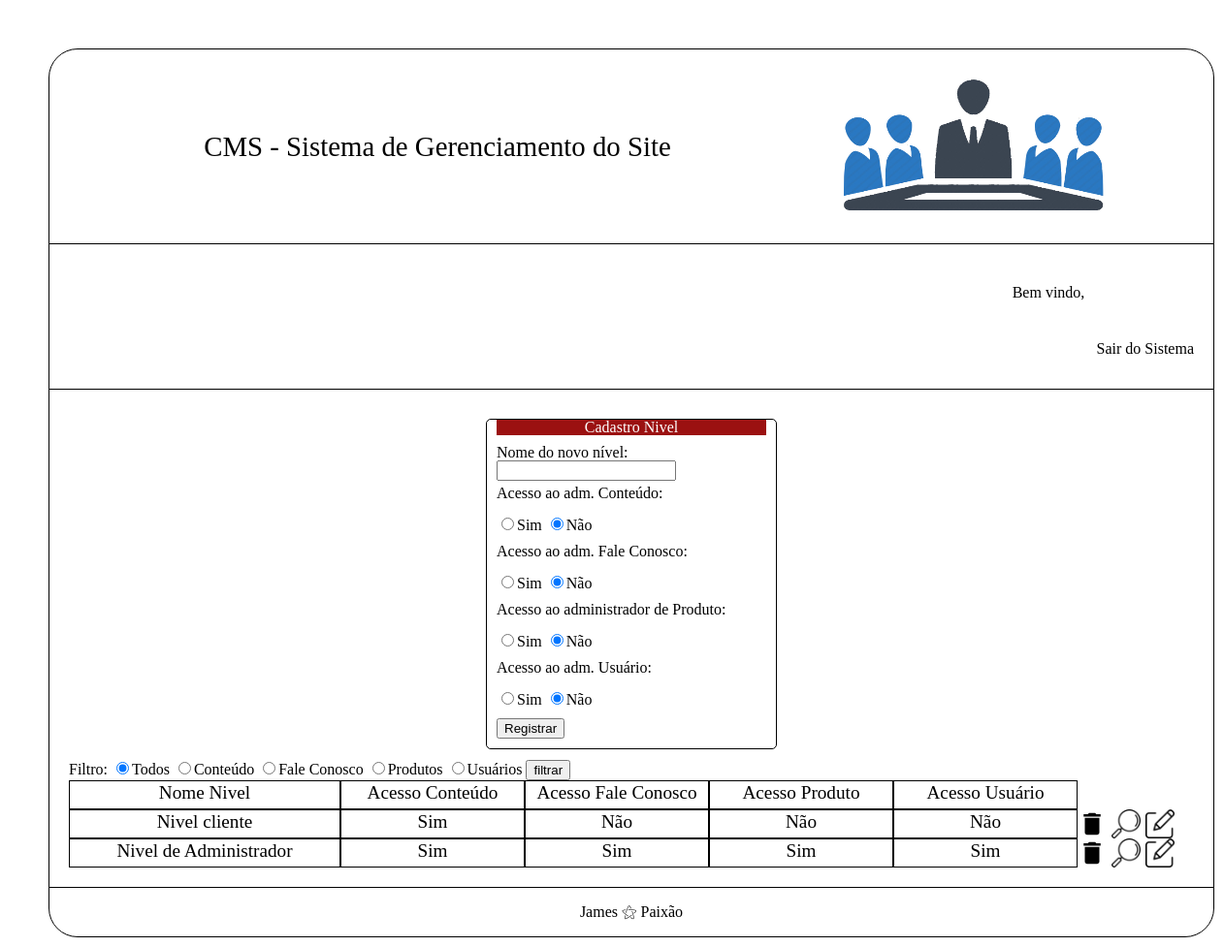
/cms/pagina_niveis_acesso.php, run on the app's committed database.
### tables this page shows
create table tblNivelAcesso (
	idNivelAcesso int(11) not null auto_increment primary key,
    nomeNivel varchar(200) not null,
    acessoConteudo boolean not null,
    acessoFaleConosco boolean not null,
    acessoProduto boolean not null,
    acessoUsuarios boolean not null
);

### cms/pagina_niveis_acesso.php (the view, shortened to what this page needs)
<?php
    $conexao = conexaoMysql();
    $dominio= $_SERVER['HTTP_HOST'];
    $url = "http://" . $dominio. $_SERVER['REQUEST_URI'];
    if(isset($_POST['botao_filtrar'])){
        if($_GET['modo']){
            if($_GET['modo'] == 'filtrar'){
                $filtro = $_POST['input_filter'];
                switch($filtro){
                    case "c":
                        $sqlQuerySelectNiveis = "select tblNivelAcesso.*
                            from tblNivelAcesso
                            where tblNivelAcesso.acessoConteudo = 1
                            order by tblNivelAcesso.nomeNivel";
                    break;
                    case "f":
                        $sqlQuerySelectNiveis = "select tblNivelAcesso.*
                            from tblNivelAcesso
                            where tblNivelAcesso.acessoFaleConosco = 1
                            order by tblNivelAcesso.nomeNivel";
                    break;
                    case "p":
                        $sqlQuerySelectNiveis = "select tblNivelAcesso.*
                            from tblNivelAcesso
                            where tblNivelAcesso.acessoProduto = 1
                            order by tblNivelAcesso.nomeNivel";
                    break;
                    case "u":
                        $sqlQuerySelectNiveis = "select tblNivelAcesso.*
                            from tblNivelAcesso
                            where tblNivelAcesso.acessoUsuarios = 1
                            order by tblNivelAcesso.nomeNivel";
                    break;
                    default:
                        $sqlQuerySelectNiveis = "select * from tblNivelAcesso
                        order by tblNivelAcesso.nomeNivel";
                    break;
                }
            }
        }
    }
    else{
        $sqlQuerySelectNiveis = "select * from tblNivelAcesso order by tblNivelAcesso.nomeNivel";
    }
    $querySelectNiveis = mysqli_query($conexao, $sqlQuerySelectNiveis);
    $action = "modulos/inserir_nivel_acesso.php?modo=inserir&url=" .$url;
    $nomeNivel = null;
    $acessoConteudo = null;
    $acessoFaleConosco = null;
    $acessoProdutos = null;
    $acessoUsuarios = null;
?>
<!DOCTYPE html>
<html lang="pt-br">
    <head>
        <?php
            require_once('modulos/imports.php');
        ?>
    </head>
    <body>
        <div id="div_cms">
            <?php
                require_once('modulos/menu.php');
            ?>
            <div id="div_submenus_cms">
                <form name="form_adm_nivel_acesso" action="<?=$action?>" method="post">
                    <div class="div_cadastro">
                        <div class="titulo_do_cadastro">Cadastro Nivel</div>
                        <div class="input_cadastro">
                            Nome do novo nível:
                            <input type="text" name="nome_nivel_input" required value="<?=$nomeNivel?>">
                        </div>
                        <div class="input_cadastro">
                            Acesso ao adm. Conteúdo:
                        </div>
                        <div class="input_cadastro">
                            <input type="radio" name="adm_conteudo_radio" value="1"
                                <?php
                                    if($acessoConteudo == '1'){
                                        echo("checked");
                                    }
                                ?>
                            >Sim
                            <input type="radio" name="adm_conteudo_radio" value="0"
                                <?php
                                    if($acessoConteudo != '1'){
                                        echo("checked");
                                    }
                                ?>
                            >Não
                        </div>
                        <div class="input_cadastro">
                            Acesso ao adm. Fale Conosco:
                        </div>
                        <div class="input_cadastro">
                            <input type="radio" name="adm_fale_conosco_radio" value="1"
                                <?php
                                    if($acessoFaleConosco == '1'){
                                        echo("checked");
                                    }
                                ?>
                            >Sim
                            <input type="radio" name="adm_fale_conosco_radio" value="0"
                                <?php
                                    if($acessoFaleConosco != '1'){
                                        echo("checked");
                                    }
                                ?>
                            >Não
                        </div>
                        <div class="input_cadastro">
                            Acesso ao administrador de Produto:
                        </div>
                        <div class="input_cadastro">
                            <input type="radio" name="adm_produto_radio" value="1"
                                <?php
                                    if($acessoProdutos == '1'){
                                        echo("checked");
                                    }
                                ?>
                            >Sim
                            <input type="radio" name="adm_produto_radio" value="0"
                                <?php
                                    if($acessoProdutos != '1'){
                                        echo("checked");
                                    }
                                ?>
                            >Não
                        </div>
                        <div class="input_cadastro">
                            Acesso ao adm. Usuário:
                        </div>
                        <div class="input_cadastro">
                            <input type="radio" name="adm_usuario_radio" value="1"
                                <?php
                                    if($acessoUsuarios == '1'){
                                        echo("checked");
                                    }
                                ?>
                            >Sim
                            <input type="radio" name="adm_usuario_radio" value="0"
                                <?php
                                    if($acessoUsuarios != '1'){
                                        echo("checked");
                                    }
                                ?>
                            >Não
                        </div>
                        <div class="botaoRegistrar">
                            <input type="submit" name="submit_cms" value="Registrar">
                        </div>
                    </div>
                </form>
                <form name="formAdmNiveisAcessoFiltro" action="pagina_niveis_acesso.php?modo=filtrar" method="post">
                    Filtro:
                    <input type="radio" name="input_filter" value="a" checked>Todos
                    <input type="radio" name="input_filter" value="c">Conteúdo
                    <input type="radio" name="input_filter" value="f">Fale Conosco
                    <input type="radio" name="input_filter" value="p">Produtos
                    <input type="radio" name="input_filter" value="u">Usuários
                    <input type="submit" value="filtrar" name="botao_filtrar">
                </form>
                <div class="div_comentarios">
                    <div class="nome_nivel">Nome Nivel</div>
                    <div class="nivel_permissao">Acesso Conteúdo</div>
                    <div class="nivel_permissao">Acesso Fale Conosco</div>
                    <div class="nivel_permissao">Acesso Produto</div>
                    <div class="nivel_permissao">Acesso Usuário</div>
                </div>
                <?php
                    while($rsSelect = mysqli_fetch_assoc($querySelectNiveis)){
                        ?>
                            <div class="div_comentarios">
                                <div class="nome_nivel"><?=$rsSelect['nomeNivel']?></div>
                                <div class="nivel_permissao">
                                    <?php
                                        if($rsSelect['acessoConteudo'] == 1){
                                            echo('Sim');
                                        }
                                        else{
                                            echo('Não');
                                        }
                                    ?>
                                </div>
                                <div class="nivel_permissao">
                                    <?php
                                        if($rsSelect['acessoFaleConosco'] == 1){
                                            echo('Sim');
                                        }
                                        else{
                                            echo('Não');
                                        }
                                    ?>
                                </div>
                                <div class="nivel_permissao">
                                    <?php
                                        if($rsSelect['acessoProduto'] == 1){
                                            echo('Sim');
                                        }
                                        else{
                                            echo('Não');
                                        }
                                    ?>
                                </div>
                                <div class="nivel_permissao">
                                    <?php
                                        if($rsSelect['acessoUsuarios'] == 1){
                                            echo('Sim');
                                        }
                                        else{
                                            echo('Não');
                                        }
                                    ?>
                                </div>
                                <a onclick="return confirm('Deseja realmente excluir o registro? Todos os usuários que utilizam este nível de acesso também serão excluídos!    ');"
                                href="modulos/deletar_nivel_acesso.php?modo=excluir&id=<?=$rsSelect['idNivelAcesso']?>&url=<?=$url?>">
                                    <div class="excluir"></div>
                                </a>
                                <div class="visualizar" onclick="visualizarNivelAcesso(<?=$rsSelect['idNivelAcesso']?>);"></div>
                                <a href="pagina_niveis_acesso.php?modo=editar&id=<?=$rsSelect['idNivelAcesso']?>">
                                    <div class="editar"></div>
                                </a>
                            </div>
                        <?php
                    }
                ?>
            </div>
            <div id="footer_cms">
                 James ⚝ Paixão
            </div>
        </div>
    </body>
</html>

### cms/css/style.css (style rules this page uses)
* { user-select: none; }
body { padding: 50px; }
a { text-decoration: none; color: #000000; }
#div_cms { width: 1200px; min-height: 800px; height: auto; margin-left: auto; margin-right: auto; border: black 1px solid; border-radius: 30px; }
#div_submenus_cms { width: inherit; min-height: 500px; height: auto; overflow: hidden; padding: 20px; box-sizing: border-box; border-bottom: 1px solid black; }
.div_cadastro { width: 300px; min-height: 100px; height: auto; border: solid 1px black; box-sizing: border-box; padding: 10px; padding-top: 0px; border-radius: 5px; margin-bottom: 10px; margin-top: 10px; margin-left: auto; margin-right: auto; }
.titulo_do_cadastro { text-align: center; background-color: #9b1111; color: white; margin-bottom: 10px; }
.input_cadastro { width: 100%; min-height: 25px; height: auto; overflow: hidden; box-sizing: border-box; margin-bottom: 5px; }
.nome_nivel { width: 280px; height: 30px; border: 1px black solid; box-sizing: border-box; font-size: 1.2em; line-height: 1.2em; text-align: center; float: left; }
.nivel_permissao { width: 190px; height: 30px; border: 1px black solid; box-sizing: border-box; font-size: 1.2em; line-height: 1.2em; text-align: center; float: left; }
.div_comentarios { width: 1160px; min-height: 30px; height: auto; float: left; }
.excluir { width: 30px; height: 30px; margin-right: 5px; float: left; background-repeat: no-repeat; background-size: cover; background-image: url(../imagens/delete-24px.svg); }
.visualizar { width: 30px; height: 30px; margin-right: 5px; float: left; background-repeat: no-repeat; background-size: cover; background-image: url(../imagens/visualizar.png); }
.editar { width: 30px; height: 30px; margin-right: 5px; float: left; background-repeat: no-repeat; background-size: cover; background-image: url(../imagens/editar.png); }
#footer_cms { width: inherit; height: 50px; line-height: 50px; text-align: center; }

### data on the page
tblnivelacesso: nomeNivel "Nivel cliente", acessoConteudo "Sim", acessoFaleConosco "Não", acessoProduto "Não", acessoUsuarios "Não"
tblnivelacesso: nomeNivel "Nivel de Administrador", acessoConteudo "Sim", acessoFaleConosco "Sim", acessoProduto "Sim", acessoUsuarios "Sim"
